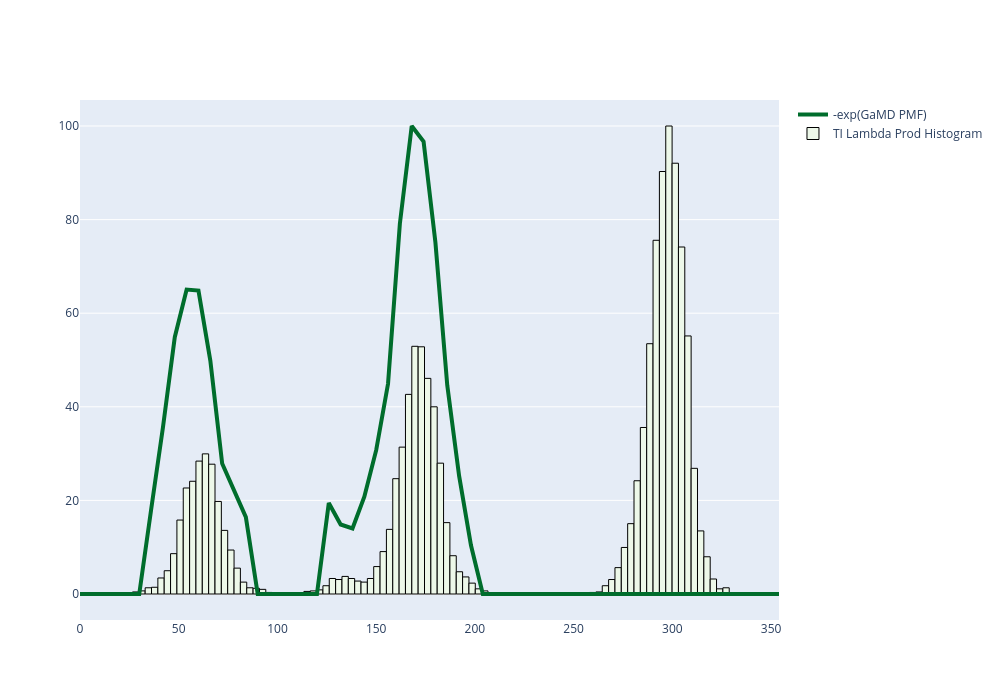

The code cell stored with this chart in its notebook:
### Markdown cell above
#### Comparing Ag-E71 chi1 exploration at end-state GaMD 

We ran GaMD to generate a pmf of the E71 chi1 rotamer at the hu4D5-5 R50A mutant end state. We are comparing that to the exploration done during TI.

We will then adjust the TI ddG calculation based on the proportions given by end state GaMD for this pmf.

### Code cell
e71_chi1 = get_pmf(
    "/gnet/is1/p01/pharmr/pharmr/sastrys1/gamd/TI_endpoints/bound_R50A/rotamers/E71/pmf-c2-E71_c1_conv.dat.xvg"
)
e71_chi1.loc[e71_chi1["X"] < 0, "X"] += 360
e71_chi1 = e71_chi1.sort_values(by="X", ascending=True)
geom_dvdls_vdw.loc[geom_dvdls_vdw["E71_chi1"] < 0, "E71_chi1"] += 360


fig = plot_pmf_TI_1D_fig(e71_chi1, geom_dvdls_vdw, "E71_chi1", scaler=100, bins=100)
fig.update_layout(
    width=1000,height=700
).show(renderer="jupyterlab")

a1 = e71_chi1[e71_chi1["X"] < 102]["pop"].sum()
a2 = e71_chi1[(e71_chi1["X"] > 102) & (e71_chi1["X"] < 228)]["pop"].sum()
a1_prop = a1/(a1 + a2)
a2_prop = a2/(a1 + a2)
